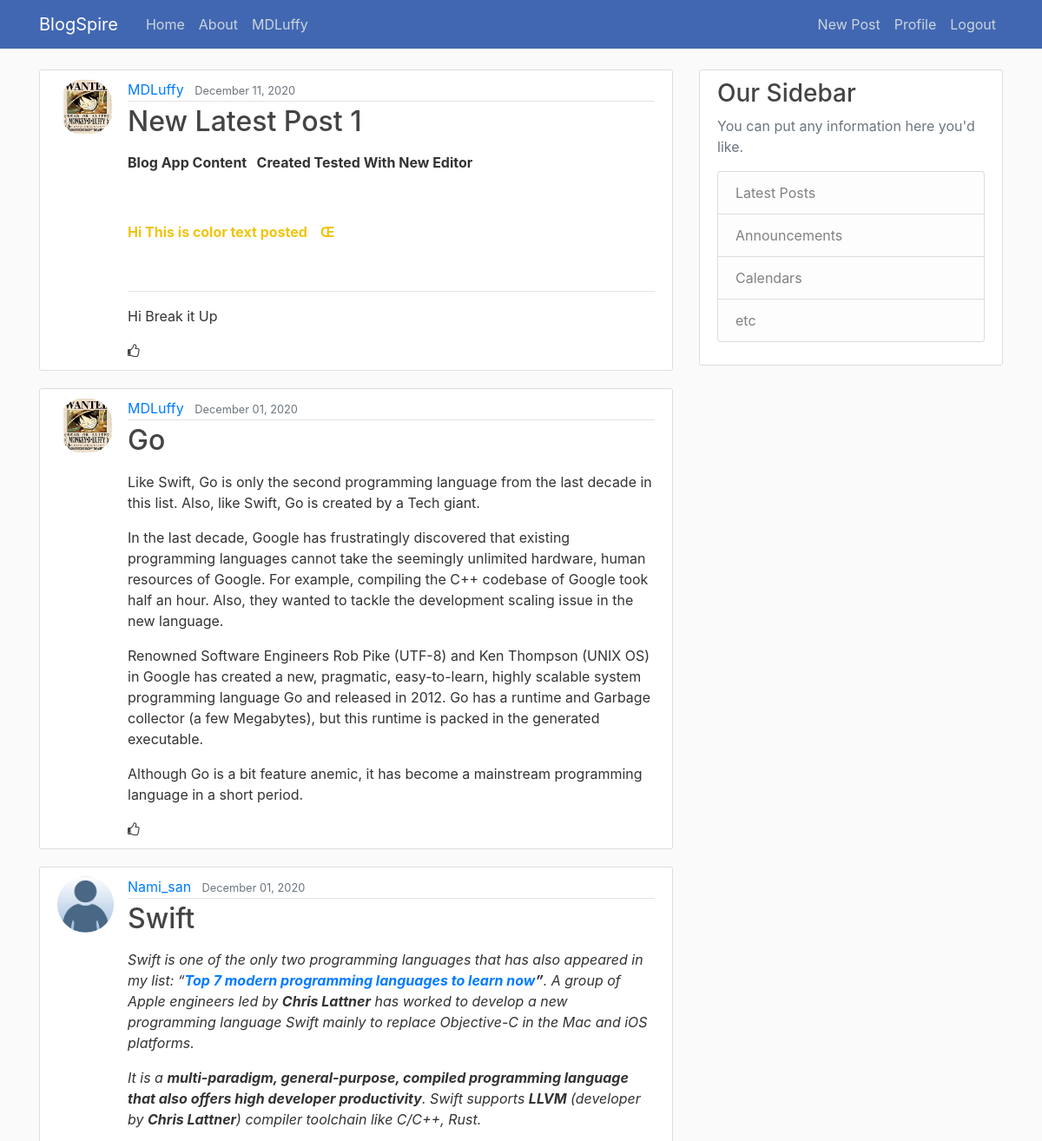
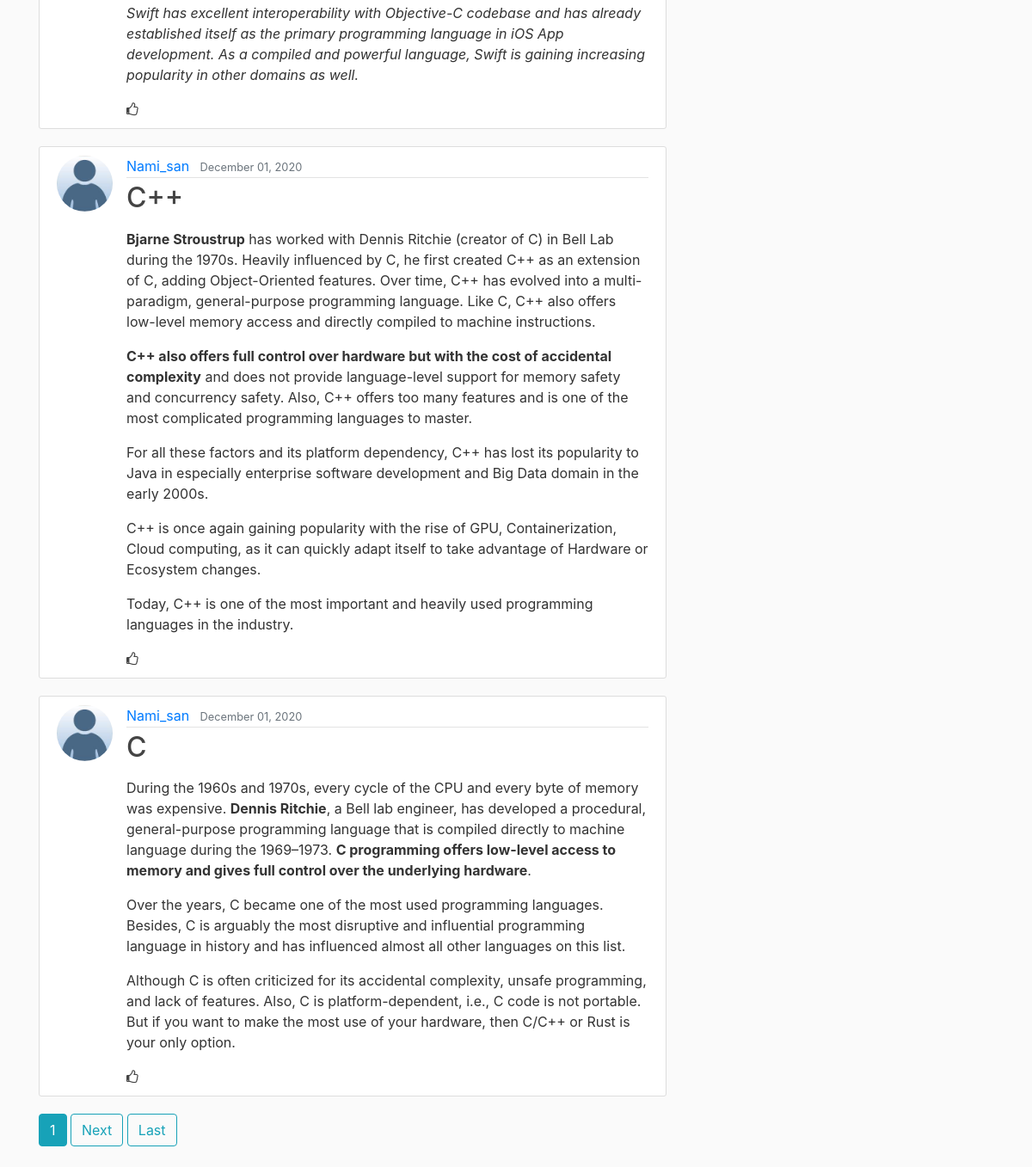
The app's page / (signed in) with its own data (2 pictures, top to bottom).
### blog/models.py (models this page shows, shortened)
class Post(models.Model):
    title = models.CharField(max_length=150)
    content = RichTextField(blank=True , null=True)
    date_posted = models.DateTimeField(default=timezone.now)
    author = models.ForeignKey(User, on_delete=models.CASCADE)
    likes = models.ManyToManyField(User, related_name='blog_posts')

### users/models.py (models this page shows, shortened)
class Profile(models.Model): # add whatever you like the info about the author
    user = models.OneToOneField(User, on_delete=models.CASCADE)
    image = models.ImageField(default = 'default.jpg' , upload_to='profile_pics')

### blog/views.py (the view)
# urls.py: path('', PostListView.as_view(), name = 'blog-home'),
class PostListView(ListView):
    model = Post
    template_name = 'blog/home.html' # <app> /<model>_<viewtype>.html
    context_object_name = 'posts'
    ordering = ['-date_posted']
    paginate_by = 5

### blog/templates/blog/home.html (shortened to what this page needs)
{% extends "blog/base.html" %}
{% block content %}
{% for post in posts %}
<article class="media content-section">
  <img class="rounded-circle  article-img" src="{{ post.author.profile.image.url}}">
  <div class="media-body">
    <div class="article-metadata">
      <a class="mr-2" href="{% url 'user-posts' post.author.username %}">{{ post.author }}</a>
      <small class="text-muted">{{ post.date_posted|date:'F d, Y' }}</small>
    </div>
    <h2><a class="article-title" href="{% url 'post-detail' post.id  %}">{{ post.title }}</a></h2>
    <p class="article-content">{{ post.content | safe }}</p>
    <a class="article-title" href="{% url 'post-detail' post.id  %}"><i class="fa fa-thumbs-o-up"></i></a>
  </div>
</article>
{% endfor %}
{%  if is_paginated %}
{% for num in page_obj.paginator.page_range %}
  {% if page_obj.number == num  %}
 <a class="btn btn-info mb-4" href="?page={{ num }}">{{ num }}</a>
 {% elif num > page_obj.number|add:'-3' and  num < page_obj.number|add:'-3' %}
 <a class="btn btn-outline-info mb-4" href="?page={{ num }}">{{ num }}</a>
 {% endif %}
 {% endfor %}
{% if page_obj.has_next %}
<a class="btn btn-outline-info mb-4" href="?page={{page_obj.next_page_number}}">Next</a>
<a class="btn btn-outline-info mb-4" href="?page={{page_obj.paginator.num_pages }}">Last</a>
{% endif %}
{% endif %}
{% endblock content %}

### blog/templates/blog/base.html (shortened to what this page needs)
{% load static %}
<!DOCTYPE html>
<html>
<head>
    <link rel="stylesheet" href="https://maxcdn.bootstrapcdn.com/bootstrap/4.0.0/css/bootstrap.min.css">
    <link rel="stylesheet" href="https://maxcdn.bootstrapcdn.com/font-awesome/4.4.0/css/font-awesome.min.css">
    <link rel="stylesheet" type="text/css" href="{% static 'blog/main.css' %}">
</head>
<body>
    <header class="site-header">
      <nav class="navbar navbar-expand-md navbar-dark bg-steel fixed-top">
        <div class="container">
          <a class="navbar-brand mr-4" href="{% url 'blog-home' %}">BlogSpire</a>
          <div class="collapse navbar-collapse" id="navbarToggle">
            <div class="navbar-nav mr-auto">
              <a class="nav-item nav-link" href="{% url 'blog-home' %}">Home</a>
              <a class="nav-item nav-link" href="{% url 'blog-about' %}">About</a>
              {% if user.is_authenticated %}
              <a class="nav-item nav-link"  >{{ user.username }}</a>
             {% endif %}
            </div>
            <div class="navbar-nav">
              {% if user.is_authenticated %}
              <a class="nav-item nav-link" href="{% url 'post-create' %}">New Post</a>
              <a class="nav-item nav-link" href="{% url 'profile' %}">Profile  </a>
              <a class="nav-item nav-link" href="{% url 'logout' %}">Logout</a>
              {% else %}
              <a class="nav-item nav-link" href="{% url 'login' %}">Login</a>
              <a class="nav-item nav-link" href="{% url 'register' %}">Register</a>
              {% endif %}
            </div>
          </div>
        </div>
      </nav>
    </header>
    <main role="main" class="container">
      <div class="row">
        <div class="col-md-8">
          {% block content %}{% endblock %}
        </div>
        <div class="col-md-4">
          <div class="content-section">
            <h3>Our Sidebar</h3>
            <p class='text-muted'>You can put any information here you'd like.
              <ul class="list-group">
                <li class="list-group-item list-group-item-light">Latest Posts</li>
                <li class="list-group-item list-group-item-light">Announcements</li>
                <li class="list-group-item list-group-item-light">Calendars</li>
                <li class="list-group-item list-group-item-light">etc</li>
              </ul>
            </p>
          </div>
        </div>
      </div>
    </main>
</body>
</html>

### blog/static/blog/main.css (style rules this page uses)
body { background: #fafafa; color: #333333; margin-top: 5rem; }
h1, h2, h3, h4, h5, h6 { color: #444444; }
ul { margin: 0; }
.bg-steel { background-color: #4267B2; }
.site-header .navbar-nav .nav-link { color: #cbd5db; }
.content-section { background: #ffffff; padding: 10px 20px; border: 1px solid #dddddd; border-radius: 3px; margin-bottom: 20px; }
.article-title { color: #444444; }
.article-content { white-space: pre-line; }
.article-img { height: 65px; width: 65px; margin-right: 16px; }
.article-metadata { padding-bottom: 1px; margin-bottom: 4px; border-bottom: 1px solid #e3e3e3 }

### records on screen
Post: author.profile.image (picture), author "MDLuffy", date_posted "December 11, 2020", title "New Latest Post 1", content "Blog App Content Created Tested With New Editor Hi This is color text posted Œ Hi Break it Up"
Post: author.profile.image (picture), author "MDLuffy", date_posted "December 01, 2020", title "Go", content "Like Swift, Go is only the second programming language from the last decade in this list. Also, like Swift, Go is created by a Tech giant. In the last decade, Google has frustratingly discovered that existing programming languages cannot take the seemingly unlimited hardware, human resources of Google. For example, compiling the C++ codebase of Google took half an hour. Also, they wanted to tackle the development scaling issue in the new language. Renowned Software Engineers Rob Pike (UTF-8) and Ken Thompson (UNIX OS) in Google has created a new, pragmatic, easy-to-learn, highly scalable system programming language Go and released in 2012. Go has a runtime and Garbage collector (a few…"
Post: author.profile.image (placeholder picture), author "Nami_san", date_posted "December 01, 2020", title "Swift", content "Swift is one of the only two programming languages that has also appeared in my list: “ Top 7 modern programming languages to learn now ” . A group of Apple engineers led by Chris Lattner has worked to develop a new programming language Swift mainly to replace Objective-C in the Mac and iOS platforms. It is a multi-paradigm, general-purpose, compiled programming language that also offers high developer productivity . Swift supports LLVM (developer by Chris Lattner ) compiler toolchain like C/C++, Rust. Swift has excellent interoperability with Objective-C codebase and has already established itself as the primary programming language in iOS App development. As a compiled and powerful…"
Post: author.profile.image (placeholder picture), author "Nami_san", date_posted "December 01, 2020", title "C++", content "Bjarne Stroustrup has worked with Dennis Ritchie (creator of C) in Bell Lab during the 1970s. Heavily influenced by C, he first created C++ as an extension of C, adding Object-Oriented features. Over time, C++ has evolved into a multi-paradigm, general-purpose programming language. Like C, C++ also offers low-level memory access and directly compiled to machine instructions. C++ also offers full control over hardware but with the cost of accidental complexity and does not provide language-level support for memory safety and concurrency safety. Also, C++ offers too many features and is one of the most complicated programming languages to master. For all these factors and its platform…"
Post: author.profile.image (placeholder picture), author "Nami_san", date_posted "December 01, 2020", title "C", content "During the 1960s and 1970s, every cycle of the CPU and every byte of memory was expensive. Dennis Ritchie , a Bell lab engineer, has developed a procedural, general-purpose programming language that is compiled directly to machine language during the 1969–1973. C programming offers low-level access to memory and gives full control over the underlying hardware . Over the years, C became one of the most used programming languages. Besides, C is arguably the most disruptive and influential programming language in history and has influenced almost all other languages on this list. Although C is often criticized for its accidental complexity, unsafe programming, and lack of features. Also, C is…"

### other values on screen
{{ user.username }} "MDLuffy"
{{ num }} "1"
